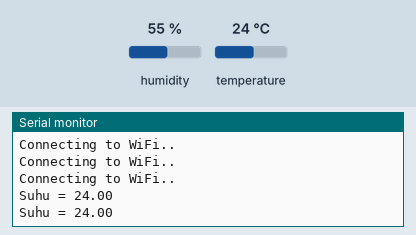
Recording of a program running on a simulated ESP8266 (NodeMCU). Shown: the last lines printed to the serial monitor. The test bench sets the inputs (shaded band); at power-on: temperature 24 °C, humidity 55 %. WiFi joins after 1.5 s; servers stay silent unless stated; no MQTT or app messages arrive unless stated.

Above: at 2.7 s.
2.8 s: temperature set to 12 °C
At 5.3 s:
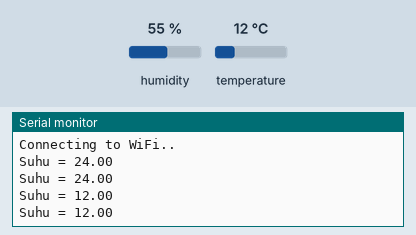
5.5 s: temperature set to 19 °C
At 6.0 s:
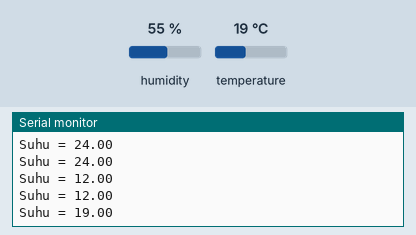
Timing chart, 0 to 8.5 s (numbered marks = the images above; inputs shaded):
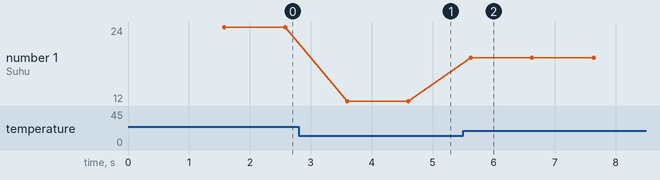

The program:

main.cpp
```cpp
#include <Arduino.h>
#include <DHT.h>
#include "ESP8266WiFi.h"
#include <PubSubClient.h>

const char* ssid = "Gulo";
const char* password = "12345678";
const char* mqttServer = "192.168.10.1";
const int mqttPort = 1883;
WiFiClient espClient;
PubSubClient client(espClient);


#define DHTPIN 14
#define DHTTYPE DHT11

unsigned long interval = 1000;
unsigned long lasttime = millis();
unsigned long now;

DHT dht(DHTPIN, DHTTYPE);

void setup() {
  Serial.begin(9600);
  dht.begin();
  WiFi.begin(ssid, password);
  while (WiFi.status() != WL_CONNECTED) {
    delay(500);
    Serial.println("Connecting to WiFi..");
  }
  client.setServer(mqttServer, mqttPort);
  while (!client.connected()) {
      String client_id = "Tes-Node0";
      if (client.connect(client_id.c_str())) {
      } else {
          Serial.print("failed with state ");
          Serial.print(client.state());
          delay(2000);
      }
  }
}

void loop() {
  float t = dht.readTemperature();
  String pesanKirim = "Suhu = "+ (String)t;
  now = millis();
  if(now - lasttime>=interval) {
    lasttime = now;
    Serial.println(pesanKirim);
    client.publish("/data/tes",((String)t).c_str());
  }
  client.loop();
}
```

Measured:
- after the input at 2.8 s, the serial monitor: prints a new line after 0.80 s (image 1)
- after the input at 5.5 s, the serial monitor: prints a new line after 0.12 s (image 2)
- plotted number 1: 24 → 12 after the input at 2.8 s, 12 → 19 after the input at 5.5 s
